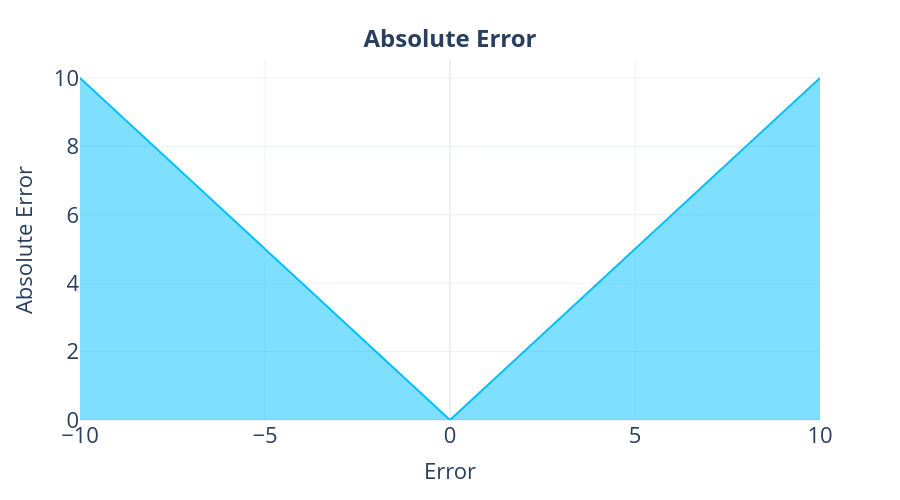
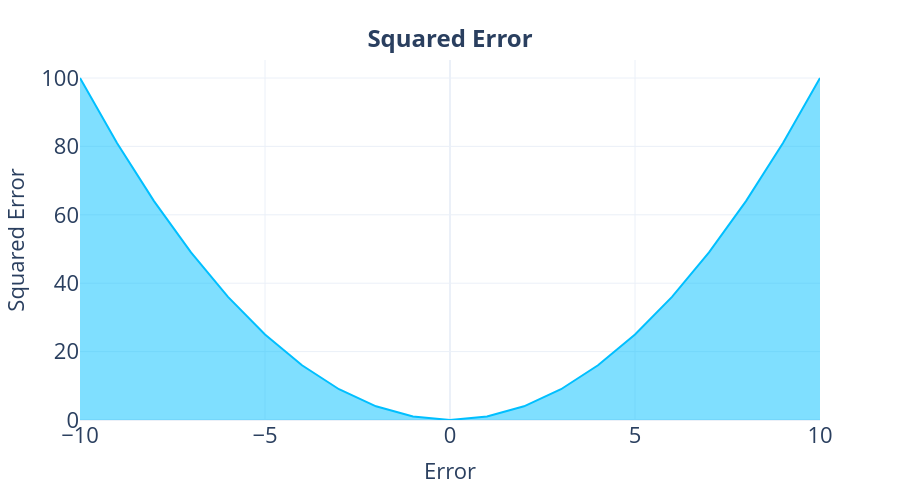
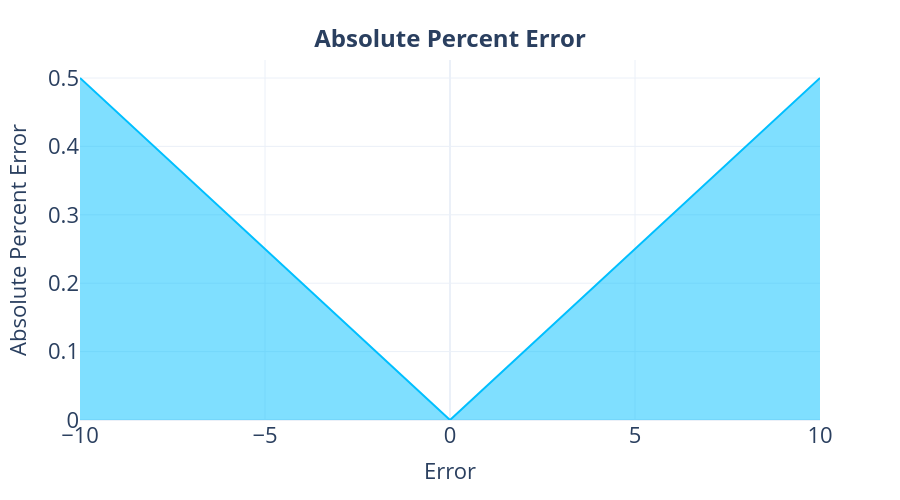
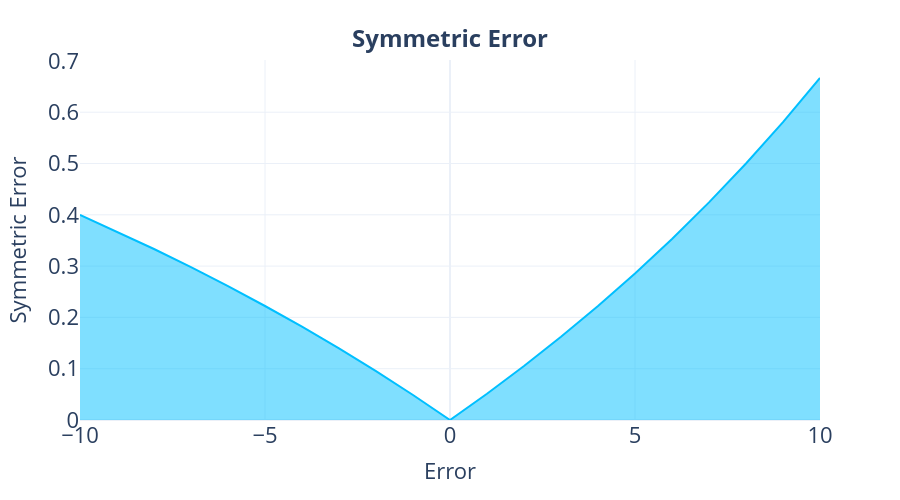

These figures' notebook cell, in order:
### Markdown cell above
#### Plotting The Loss Curves for each Metric

### Code cell
for metric in intrinsic_metrics:
    display_metric = metric.replace("_"," ").title()
    plot_df = metric_df_a[['error',metric]].sort_values("error")
    fig = px.area(plot_df,  y=metric, x="error",
                  template="plotly_white", color_discrete_sequence=["DeepSkyBlue"])
    fig = format_plot(fig, legends=None, xlabel="Error", ylabel=display_metric, title="<b>"+display_metric+"</b>", font_size=22, title_font_size=24)
    fig.write_image(f"imgs/chapter_19/{metric}_loss_curve.png")
    fig.show()

### Figure 1 — Plotly figure (JSON) as saved in the notebook; plotly's stock layout.template omitted (floating-point values rounded to 4 significant figures)
{"data": [{"fillpattern": {"shape": ""}, "hovertemplate": "error=%{x}<br>absolute_error=%{y}<extra></extra>", "legendgroup": "", "line": {"color": "DeepSkyBlue"}, "marker": {"symbol": "circle"}, "mode": "lines", "name": "", "orientation": "v", "showlegend": false, "stackgroup": "1", "type": "scatter", "x": [-10, -9, -8, -7, -6, -5, -4, -3, -2, -1, 0, 1, 2, 3, 4, 5, 6, 7, 8, 9, 10], "xaxis": "x", "y": [10, 9, 8, 7, 6, 5, 4, 3, 2, 1, 0, 1, 2, 3, 4, 5, 6, 7, 8, 9, 10], "yaxis": "y"}], "layout": {"autosize": false, "height": 500, "legend": {"font": {"size": 22}, "orientation": "h", "tracegroupgap": 0, "x": 1, "xanchor": "right", "y": 0.9, "yanchor": "bottom"}, "margin": {"t": 60}, "title": {"font": {"size": 24}, "text": "<b>Absolute Error</b>", "x": 0.5, "xanchor": "center", "yanchor": "top"}, "width": 900, "xaxis": {"anchor": "y", "domain": [0, 1], "tickfont": {"size": 22}, "title": {"font": {"size": 22}, "text": "Error"}}, "yaxis": {"anchor": "x", "domain": [0, 1], "tickfont": {"size": 22}, "title": {"font": {"size": 22}, "text": "Absolute Error"}}}}

### Figure 2 — Plotly figure (JSON) as saved in the notebook; plotly's stock layout.template omitted (floating-point values rounded to 4 significant figures)
{"data": [{"fillpattern": {"shape": ""}, "hovertemplate": "error=%{x}<br>squared_error=%{y}<extra></extra>", "legendgroup": "", "line": {"color": "DeepSkyBlue"}, "marker": {"symbol": "circle"}, "mode": "lines", "name": "", "orientation": "v", "showlegend": false, "stackgroup": "1", "type": "scatter", "x": [-10, -9, -8, -7, -6, -5, -4, -3, -2, -1, 0, 1, 2, 3, 4, 5, 6, 7, 8, 9, 10], "xaxis": "x", "y": [100, 81, 64, 49, 36, 25, 16, 9, 4, 1, 0, 1, 4, 9, 16, 25, 36, 49, 64, 81, 100], "yaxis": "y"}], "layout": {"autosize": false, "height": 500, "legend": {"font": {"size": 22}, "orientation": "h", "tracegroupgap": 0, "x": 1, "xanchor": "right", "y": 0.9, "yanchor": "bottom"}, "margin": {"t": 60}, "title": {"font": {"size": 24}, "text": "<b>Squared Error</b>", "x": 0.5, "xanchor": "center", "yanchor": "top"}, "width": 900, "xaxis": {"anchor": "y", "domain": [0, 1], "tickfont": {"size": 22}, "title": {"font": {"size": 22}, "text": "Error"}}, "yaxis": {"anchor": "x", "domain": [0, 1], "tickfont": {"size": 22}, "title": {"font": {"size": 22}, "text": "Squared Error"}}}}

### Figure 3 — Plotly figure (JSON) as saved in the notebook; plotly's stock layout.template omitted (floating-point values rounded to 4 significant figures)
{"data": [{"fillpattern": {"shape": ""}, "hovertemplate": "error=%{x}<br>absolute_percent_error=%{y}<extra></extra>", "legendgroup": "", "line": {"color": "DeepSkyBlue"}, "marker": {"symbol": "circle"}, "mode": "lines", "name": "", "orientation": "v", "showlegend": false, "stackgroup": "1", "type": "scatter", "x": [-10, -9, -8, -7, -6, -5, -4, -3, -2, -1, 0, 1, 2, 3, 4, 5, 6, 7, 8, 9, 10], "xaxis": "x", "y": [0.5, 0.45, 0.4, 0.35, 0.3, 0.25, 0.2, 0.15, 0.1, 0.05, 0.0, 0.05, 0.1, 0.15, 0.2, 0.25, 0.3, 0.35, 0.4, 0.45, 0.5], "yaxis": "y"}], "layout": {"autosize": false, "height": 500, "legend": {"font": {"size": 22}, "orientation": "h", "tracegroupgap": 0, "x": 1, "xanchor": "right", "y": 0.9, "yanchor": "bottom"}, "margin": {"t": 60}, "title": {"font": {"size": 24}, "text": "<b>Absolute Percent Error</b>", "x": 0.5, "xanchor": "center", "yanchor": "top"}, "width": 900, "xaxis": {"anchor": "y", "domain": [0, 1], "tickfont": {"size": 22}, "title": {"font": {"size": 22}, "text": "Error"}}, "yaxis": {"anchor": "x", "domain": [0, 1], "tickfont": {"size": 22}, "title": {"font": {"size": 22}, "text": "Absolute Percent Error"}}}}

### Figure 4 — Plotly figure (JSON) as saved in the notebook; plotly's stock layout.template omitted (floating-point values rounded to 4 significant figures)
{"data": [{"fillpattern": {"shape": ""}, "hovertemplate": "error=%{x}<br>symmetric_error=%{y}<extra></extra>", "legendgroup": "", "line": {"color": "DeepSkyBlue"}, "marker": {"symbol": "circle"}, "mode": "lines", "name": "", "orientation": "v", "showlegend": false, "stackgroup": "1", "type": "scatter", "x": [-10, -9, -8, -7, -6, -5, -4, -3, -2, -1, 0, 1, 2, 3, 4, 5, 6, 7, 8, 9, 10], "xaxis": "x", "y": [0.4, 0.3673, 0.3333, 0.2979, 0.2609, 0.2222, 0.1818, 0.1395, 0.09524, 0.04878, 0.0, 0.05128, 0.1053, 0.1622, 0.2222, 0.2857, 0.3529, 0.4242, 0.5, 0.5806, 0.6667], "yaxis": "y"}], "layout": {"autosize": false, "height": 500, "legend": {"font": {"size": 22}, "orientation": "h", "tracegroupgap": 0, "x": 1, "xanchor": "right", "y": 0.9, "yanchor": "bottom"}, "margin": {"t": 60}, "title": {"font": {"size": 24}, "text": "<b>Symmetric Error</b>", "x": 0.5, "xanchor": "center", "yanchor": "top"}, "width": 900, "xaxis": {"anchor": "y", "domain": [0, 1], "tickfont": {"size": 22}, "title": {"font": {"size": 22}, "text": "Error"}}, "yaxis": {"anchor": "x", "domain": [0, 1], "tickfont": {"size": 22}, "title": {"font": {"size": 22}, "text": "Symmetric Error"}}}}
